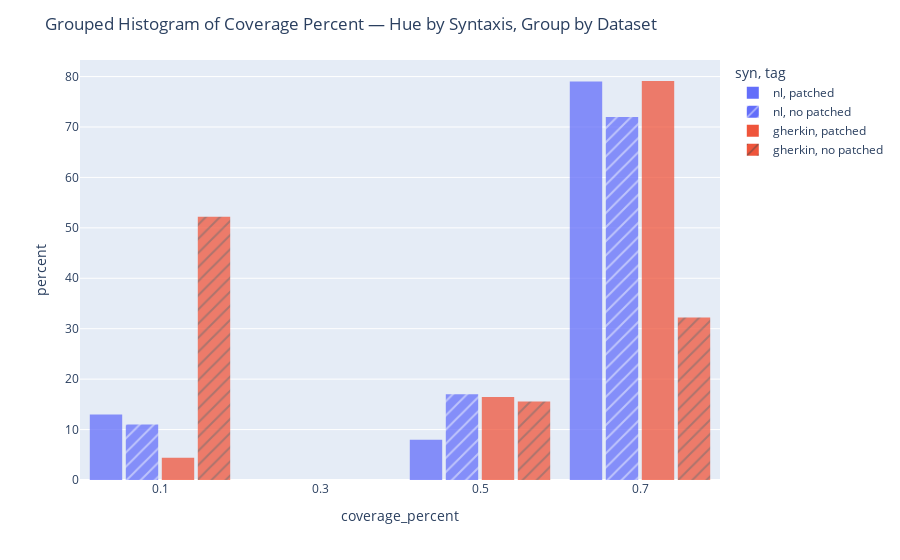

Notebook source saved alongside this figure:
### Code cell
fig = px.histogram(
    hw,
    x="coverage_percent",
    color="syn",         # hue (NL vs Gherkin)
    pattern_shape="tag",     # group by experiment
    barmode="group",     # or "stack" if you want stacking instead
    nbins=5,             # tune as needed
    opacity = 0.75,
    histnorm='percent',
    #text_auto=True
)

fig.update_layout(
    title="Grouped Histogram of Coverage Percent — Hue by Syntaxis, Group by Dataset",
    bargap=0.1,
    bargroupgap=0.1
    #template="plotly_white"
)

fig.show()

### Figure 1 — Plotly figure (JSON) as saved in the notebook; plotly's stock layout.template omitted (floating-point values rounded to 4 significant figures)
{"data": [{"alignmentgroup": "True", "bingroup": "x", "histnorm": "percent", "hovertemplate": "syn=nl<br>tag=patched<br>coverage_percent=%{x}<br>percent=%{y}<extra></extra>", "legendgroup": "nl, patched", "marker": {"color": "#636efa", "opacity": 0.75, "pattern": {"shape": ""}}, "name": "nl, patched", "nbinsx": 5, "offsetgroup": "nl, patched", "orientation": "v", "showlegend": true, "type": "histogram", "x": [0.67, 0.67, 0.0, 0.67, 0.67, 0.67, 0.67, 0.67, 0.67, 0.67, 0.5, 0.67, 0.67, 0.5, 0.67, 0.67, 0.0, 0.5, 0.67, 0.67, 0.67, 0.67, 0.0, 0.5, 0.0, 0.67, 0.67, 0.67, 0.67, 0.0, 0.67, 0.67, 0.67, 0.67, 0.67, 0.67, 0.67, 0.5, 0.67, 0.67, 0.67, 0.67, 0.67, 0.67, 0.67, 0.67, 0.67, 0.67, 0.67, 0.0, 0.67, 0.67, 0.0, 0.67, 0.67, 0.67, 0.5, 0.67, 0.67, 0.67, 0.67, 0.67, 0.5, 0.67, 0.0, 0.67, 0.67, 0.67, 0.67, 0.67, 0.0, 0.67, 0.67, 0.67, 0.67, 0.67, 0.67, 0.67, 0.67, 0.5, 0.67, 0.67, 0.0, 0.67, 0.67, 0.67, 0.67, 0.67, 0.0, 0.67, 0.67, 0.67, 0.67, 0.67, 0.0, 0.67, 0.67, 0.67, 0.0, 0.67], "xaxis": "x", "yaxis": "y"}, {"alignmentgroup": "True", "bingroup": "x", "histnorm": "percent", "hovertemplate": "syn=nl<br>tag=no patched<br>coverage_percent=%{x}<br>percent=%{y}<extra></extra>", "legendgroup": "nl, no patched", "marker": {"color": "#636efa", "opacity": 0.75, "pattern": {"shape": "/"}}, "name": "nl, no patched", "nbinsx": 5, "offsetgroup": "nl, no patched", "orientation": "v", "showlegend": true, "type": "histogram", "x": [0.5, 0.67, 0.67, 0.0, 0.67, 0.0, 0.0, 0.5, 0.67, 0.67, 0.67, 0.67, 0.67, 0.67, 0.67, 0.67, 0.67, 0.67, 0.67, 0.0, 0.67, 0.67, 0.0, 0.5, 0.5, 0.5, 0.67, 0.67, 0.67, 0.67, 0.67, 0.5, 0.67, 0.67, 0.67, 0.67, 0.67, 0.67, 0.67, 0.67, 0.67, 0.67, 0.0, 0.67, 0.5, 0.5, 0.67, 0.67, 0.5, 0.5, 0.67, 0.5, 0.67, 0.67, 0.67, 0.5, 0.67, 0.67, 0.67, 0.67, 0.67, 0.67, 0.5, 0.67, 0.67, 0.67, 0.67, 0.67, 0.67, 0.67, 0.67, 0.0, 0.67, 0.0, 0.67, 0.67, 0.5, 0.67, 0.67, 0.67, 0.67, 0.67, 0.67, 0.5, 0.5, 0.67, 0.67, 0.0, 0.67, 0.67, 0.67, 0.67, 0.67, 0.0, 0.67, 0.5, 0.67, 0.0, 0.67, 0.67], "xaxis": "x", "yaxis": "y"}, {"alignmentgroup": "True", "bingroup": "x", "histnorm": "percent", "hovertemplate": "syn=gherkin<br>tag=patched<br>coverage_percent=%{x}<br>percent=%{y}<extra></extra>", "legendgroup": "gherkin, patched", "marker": {"color": "#EF553B", "opacity": 0.75, "pattern": {"shape": ""}}, "name": "gherkin, patched", "nbinsx": 5, "offsetgroup": "gherkin, patched", "orientation": "v", "showlegend": true, "type": "histogram", "x": [0.0, 0.67, 0.67, 0.67, 0.67, 0.67, 0.67, 0.67, 0.5, 0.5, 0.5, 0.67, 0.67, 0.5, 0.0, 0.5, 0.67, 0.67, 0.67, 0.67, 0.67, 0.67, 0.67, 0.67, 0.67, 0.67, 0.67, 0.67, 0.67, 0.67, 0.5, 0.5, 0.5, 0.67, 0.5, 0.0, 0.67, 0.67, 0.67, 0.67, 0.67, 0.67, 0.5, 0.67, 0.67, 0.67, 0.67, 0.5, 0.67, 0.67, 0.67, 0.67, 0.67, 0.5, 0.67, 0.67, 0.67, 0.67, 0.0, 0.67, 0.67, 0.67, 0.67, 0.67, 0.5, 0.67, 0.67, 0.67, 0.67, 0.67, 0.67, 0.67, 0.5, 0.67, 0.67, 0.5, 0.67, 0.67, 0.67, 0.67, 0.67, 0.67, 0.67, 0.67, 0.67, 0.67, 0.67, 0.67, 0.67, 0.67, 0.67], "xaxis": "x", "yaxis": "y"}, {"alignmentgroup": "True", "bingroup": "x", "histnorm": "percent", "hovertemplate": "syn=gherkin<br>tag=no patched<br>coverage_percent=%{x}<br>percent=%{y}<extra></extra>", "legendgroup": "gherkin, no patched", "marker": {"color": "#EF553B", "opacity": 0.75, "pattern": {"shape": "/"}}, "name": "gherkin, no patched", "nbinsx": 5, "offsetgroup": "gherkin, no patched", "orientation": "v", "showlegend": true, "type": "histogram", "x": [0.67, 0.0, 0.0, 0.0, 0.67, 0.5, 0.0, 0.67, 0.5, 0.0, 0.5, 0.5, 0.0, 0.0, 0.0, 0.0, 0.0, 0.67, 0.67, 0.67, 0.0, 0.67, 0.0, 0.0, 0.0, 0.67, 0.0, 0.0, 0.67, 0.5, 0.0, 0.67, 0.0, 0.67, 0.0, 0.0, 0.0, 0.0, 0.0, 0.5, 0.67, 0.5, 0.67, 0.5, 0.0, 0.0, 0.67, 0.5, 0.67, 0.67, 0.0, 0.0, 0.67, 0.0, 0.0, 0.0, 0.0, 0.67, 0.0, 0.67, 0.0, 0.5, 0.67, 0.0, 0.67, 0.5, 0.5, 0.0, 0.67, 0.5, 0.0, 0.0, 0.67, 0.0, 0.0, 0.0, 0.67, 0.0, 0.0, 0.0, 0.67, 0.67, 0.67, 0.67, 0.0, 0.5, 0.67, 0.0, 0.0, 0.0], "xaxis": "x", "yaxis": "y"}], "layout": {"bargap": 0.1, "bargroupgap": 0.1, "barmode": "group", "legend": {"title": {"text": "syn, tag"}, "tracegroupgap": 0}, "margin": {"t": 60}, "title": {"text": "Grouped Histogram of Coverage Percent — Hue by Syntaxis, Group by Dataset"}, "xaxis": {"anchor": "y", "domain": [0, 1], "title": {"text": "coverage_percent"}}, "yaxis": {"anchor": "x", "domain": [0, 1], "title": {"text": "percent"}}}}
